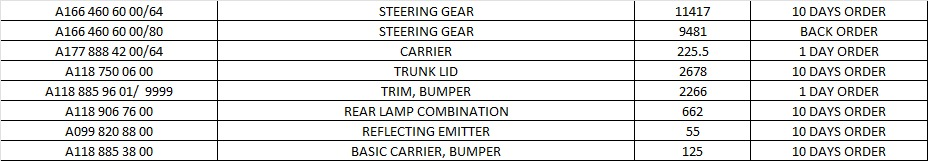
#> input picture tests/data/quotes/european_quote_screenshot.jpeg, 928 x 161 px
$ python ocr.py
#> lines starting #> are read from the running program, lines starting #| are printed output that depends on the picture
"""Utilities to extract text from images.
"""
from pathlib import Path

import cv2
import numpy as np
import pytesseract

# pylint: disable=no-member


def extract_image_text(img: np.ndarray) -> str:
    _, img_thresh = cv2.threshold(img, 180, 255, cv2.THRESH_BINARY)  # threshold image
    text = pytesseract.image_to_string(img_thresh)
    return text


def load_image_gray(image_path: str) -> np.ndarray:
    if not (p := Path(image_path)).exists():
        raise ValueError(f"{image_path=} does not exist.")
    if not p.is_file():
        raise ValueError(f"{image_path=} is not a file.")

    img = cv2.imread(image_path)
#> img is the input picture: shape (161, 928, 3); mean B, G, R 227.7, 228.3, 228
    return img


def run_ocr(image_src: str | np.ndarray) -> str:
    """Load an image from file or from numpy array and run pytesseract on it."""
    img = load_image_gray(image_src) if isinstance(image_src, str) else image_src
    extracted = extract_image_text(img)
#> in extract_image_text, `_, img_thresh = cv2.threshold(img, 180, 255, cv2.THRESH_BINARY)`:
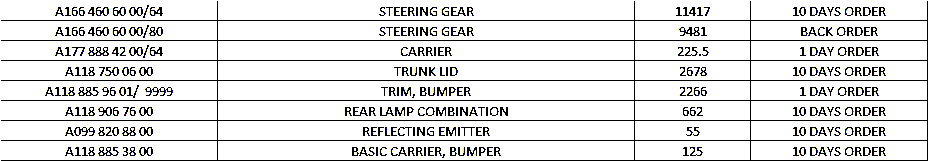
#> img_thresh: shape (161, 928, 3); mean B, G, R 225.4, 225.4, 225.4
    return extracted


if __name__ == "__main__":
    path = "../../tests/data/quotes/european_quote_screenshot.jpeg"
#> (the run stopped early here; a loop or call above may not have finished)
